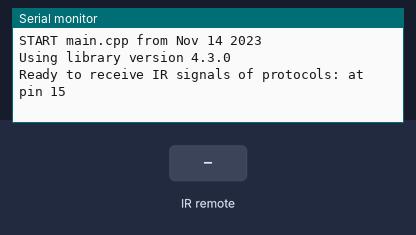
Recording of a program running on a simulated ESP32. Shown: the last lines printed to the serial monitor. The test bench sets the inputs (shaded band).

Above: at 1.2 s.
1.3 s: infrared code 0xBA45FF00 received
At 2.1 s:
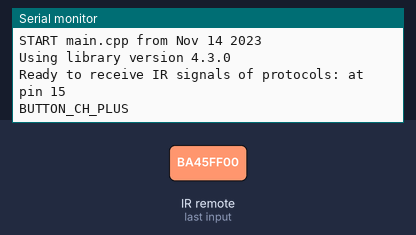
2.8 s: infrared code 0xB946FF00 received
At 3.2 s:
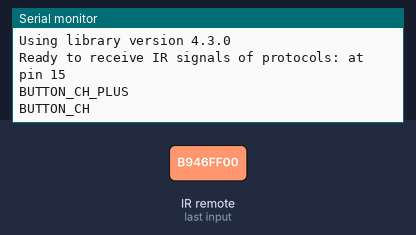
4.3 s: infrared code 0xB847FF00 received
At 5.5 s:
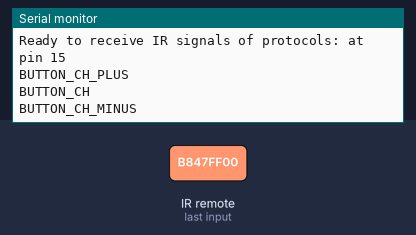
5.8 s: infrared code 0xBB44FF00 received
At 6.7 s:
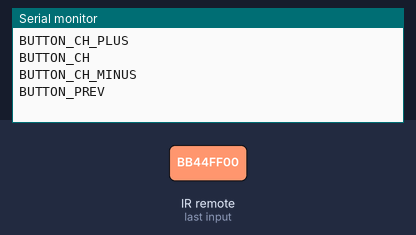
7.3 s: infrared code 0xBF40FF00 received
At 7.8 s:
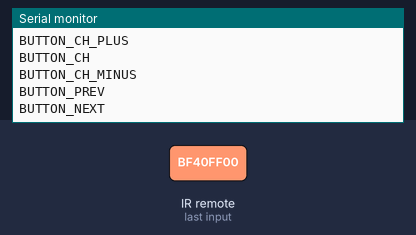
8.8 s: infrared code 0xBC43FF00 received
At 10.2 s:
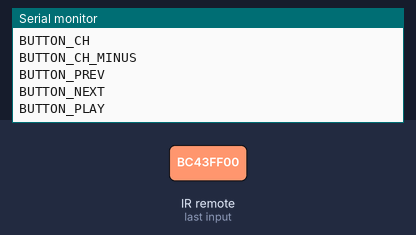

The program:

main.cpp
```cpp
#include <Arduino.h>

#include <IRremote.hpp>

#define IR_RECEIVE_PIN 15     // D15
#define IR_LED_FEEDBACK_PIN 2 // D2

void setup()
{
    Serial.begin(115200);
    // Just to know which program is running on my Arduino
    Serial.println(F("START " __FILE__ " from " __DATE__ "\r\nUsing library version " VERSION_IRREMOTE));

    /*
     * Start the receiver, enable feedback LED and take LED feedback pin from the internal boards definition
     */
    IrReceiver.begin(IR_RECEIVE_PIN, false, IR_LED_FEEDBACK_PIN);

    Serial.print(F("Ready to receive IR signals of protocols: "));
    printActiveIRProtocols(&Serial);
    Serial.print(F("at pin "));
    Serial.println(IR_RECEIVE_PIN);
}

void loop()
{
    /*
     * Check if received data is available and if yes, try to decode it.
     * Decoded result is in the IrReceiver.decodedIRData structure.
     *
     * E.g. command is in IrReceiver.decodedIRData.command
     * address is in command is in IrReceiver.decodedIRData.address
     * and up to 32 bit raw data in IrReceiver.decodedIRData.decodedRawData
     */
    if (IrReceiver.decode())
    {

        // Print a short summary of received data
        // IrReceiver.printIRResultShort(&Serial);
        if (IrReceiver.decodedIRData.protocol == NEC)
        {
            switch (IrReceiver.decodedIRData.decodedRawData)
            {
            case 0xBA45FF00 /* constant-expression */:
                Serial.println("BUTTON_CH_PLUS");
                break;
            case 0xB946FF00 /* constant-expression */:
                Serial.println("BUTTON_CH");
                break;
            case 0xB847FF00 /* constant-expression */:
                Serial.println("BUTTON_CH_MINUS");
                break;
            case 0xBB44FF00 /* constant-expression */:
                Serial.println("BUTTON_PREV");
                break;
            case 0xBF40FF00 /* constant-expression */:
                Serial.println("BUTTON_NEXT");
                break;
            case 0xBC43FF00 /* constant-expression */:
                Serial.println("BUTTON_PLAY");
                break;
            case 0xF807FF00 /* constant-expression */:
                Serial.println("BUTTON_VOL_MINUS");
                break;
            case 0xEA15FF00 /* constant-expression */:
                Serial.println("BUTTON_VOL_PLUS");
                break;
            default:
                Serial.printf("BUTTON_UNKNOWN %x\n", IrReceiver.decodedIRData.decodedRawData);
                break;
            }
        }

        /*
         * !!!Important!!! Enable receiving of the next value,
         * since receiving has stopped after the end of the current received data packet.
         */
        IrReceiver.resume(); // Enable receiving of the next value
    }
}
```

Measured:
- after the input at 1.3 s, the serial monitor: prints a new line at once (image 1)
- after the input at 2.8 s, the serial monitor: prints a new line at once (image 2)
- after the input at 4.3 s, the serial monitor: prints a new line at once (image 3)
- after the input at 5.8 s, the serial monitor: prints a new line at once (image 4)
- after the input at 7.3 s, the serial monitor: prints a new line at once (image 5)
- after the input at 8.8 s, the serial monitor: prints a new line at once (image 6)
